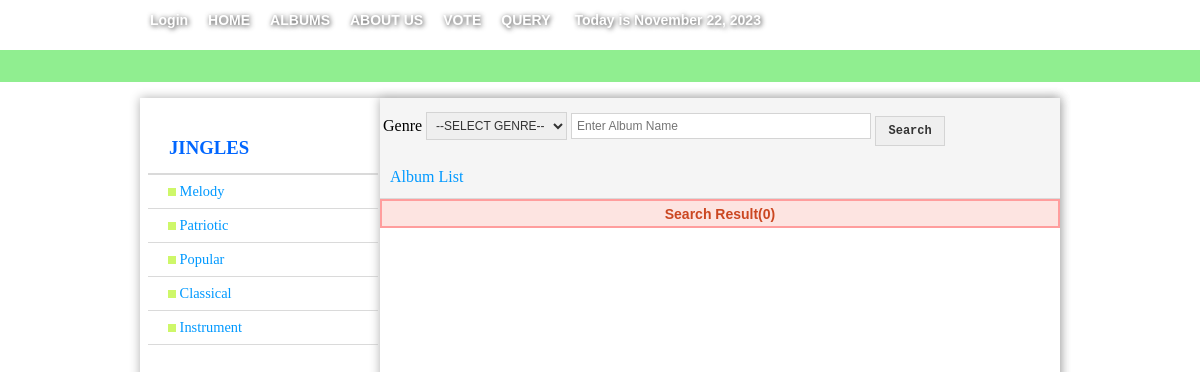
Page /Frontend/Search.php on the committed database.
### tables this page shows
CREATE TABLE `tblgenre` (
  `id` int(10) NOT NULL,
  `genname` varchar(50) DEFAULT NULL,
  `gendesc` varchar(250) DEFAULT NULL,
  `genimage` varchar(30) DEFAULT NULL
);

### Frontend/Search.php (the view, shortened to what this page needs)
<!DOCTYPE html PUBLIC "-//W3C//DTD XHTML 1.0 Transitional//EN" "http://www.w3.org/TR/xhtml1/DTD/xhtml1-transitional.dtd">
<html xmlns="http://www.w3.org/1999/xhtml">
<head>
<link rel="stylesheet" type="text/css" href="CSS/index.css" />
</head>
<body>
<div class="header_menu">
	<div class="menu">
		<ul>
			<li><a href="../loginpage.php">Login</a></li>
        	<li><a href="../index.php">HOME</a></li>
            <li><a href="Albums.php">ALBUMS</a></li>
            <li><a href="AboutUs.php">ABOUT US</a></li>
			<li><a href="Songs.php">VOTE</a></li>
			<li><a href="../dialog_box.php">QUERY</a></li>
            <li><a><?php
				$today = date("F j, Y");
				echo '&nbsp;Today is '.$today;
				?></a></li>
        </ul>
    </div>
</div>
<div class="header_under"></div>
<div class="container_wrapper">
    <div class="sidebar_menu">
    	<h3 class="header_1">JINGLES</h3>
            <ul>
                <?php
                require_once('../Administrator/PHP/connect.php');
                $getGen= mysqli_query($connect,"SELECT id,genname FROM tblgenre");
                while($rowGen = mysqli_fetch_array($getGen)){
                ?>
                <li>
                <a href="AlbumByGenre.php?id=<?php echo $rowGen['id']?>"><img src="../Templates/list-style.png" height="8"  width="8"/>&nbsp;<?php echo $rowGen['genname']?></a>
                </li>
                <?php } ?>
            </ul>
    </div>
    <div class="col2">
    	<div class="search_box">
        	<form name="search" id="search" method="post" onsubmit="return validate()">
            	<table>
                	<tr>
                    	<td>Genre</td>
                    	<td>
                        	<select name="genre">
                            <option value="SELECT" selected="selected">--SELECT GENRE--</option>
                            </select>
                        </td>
                        <td>
                        	<input type="text" id="search" name="search" placeholder="Enter Album Name" size="39"/>
                        </td>
                        <td>
                        	<input type="submit" value="Search" id="sub"/>
                		</td>
                    </tr>
                </table>
            </form>
    	</div>
		<div id="header_title">Album List</div>
        <?php
		$genre = $_POST['genre'];
		$search = $_POST['search'];
		$searchquery = mysqli_query($connect,"SELECT * FROM tblalbum WHERE albumgen = '".$genre."'
							AND albumname LIKE '%$search%' ORDER BY id LIMIT 10");
       	?>
        <?php
		if(mysqli_num_rows($searchquery)==0){
			echo '<div class=error>';
				echo 'Search Result(0)';
			echo '</div>';
		}
		?>
    </div>
</div>
</body>
</html>

### Frontend/CSS/index.css (style rules this page uses)
html,body { padding:0px; margin:0px; background:url(https://cdn4.vectorstock.com/i/1000x1000/40/68/abstract-blue-musical-background-with-golden-notes-vector-3014068.jpg) }
.header_menu { height:50px; width:100%; background:url(https://cdn4.vectorstock.com/i/1000x1000/40/68/abstract-blue-musical-background-with-golden-notes-vector-3014068.jpg); -moz-box-shadow:0px 0px 8px #000; -webkit-box-shadow:0px 0px 8px #000; -box-shadow:0px 0px 8px #000; border:1px medium #000; }
.header_under { background:url(https://cdn4.vectorstock.com/i/1000x1000/40/68/abstract-blue-musical-background-with-golden-notes-vector-3014068.jpg) repeat-x; width:100%; height:32px; text-align: center; background-color: lightgreen; }
.menu { width:920px; margin-left:auto; margin-right:auto; }
.menu ul { padding:0px; margin:0px; }
.menu ul li { position:relative; float:left; list-style:none; line-height:40px; }
.menu ul li a { text-decoration:none; padding:10px; line-height:20px; font-family:Arial, Helvetica, sans-serif; font-size:14px; font-weight:900; text-shadow:1px 1px 5px #333; color:#FFF; }
.sidebar_menu { width:230px; height:1000px; float:left; margin-left:8px; }
.sidebar_menu .header_1 { font-weight:bold; color:#06F; height:36px; margin-bottom:0px; padding:20px 0px 0px 21px; border-bottom:2px solid #dadada; }
.sidebar_menu ul { padding:0px; margin:0px; list-style-type:none; margin-bottom:10px; }
.sidebar_menu ul li { padding-bottom:0px; }
.sidebar_menu ul li a { font:"Trebuchet MS", Arial, Helvetica, sans-serif; font-size:90%; color:#09F; display:block; border-bottom:1px solid #dadada; padding-left:20px; text-decoration:none; padding-top:8px; padding-bottom:8px; }
.container_wrapper { width:920px; height:1000px; padding:0px; position:relative; margin-top:16px; margin-left:auto; margin-right:auto; background:#FFF; -moz-box-shadow:0px 0px 10px #B0B0B0; -webkit-box-shadow:0px 0px 10px #B0B0B0; -khtml-box-shadow:0px 0px 10px #B0B0B0; }
.col2 { height:100%; width:680px; float:right; position:relative; padding:0px; margin:0px; -moz-box-shadow:0px 0px 10px #B0B0B0; -webkit-box-shadow:0px 0px 10px #B0B0B0; -khtml-box-shadow:0px 0px 10px #B0B0B0; border:1px medium #B0B0B0; background:#FFF; }
.search_box { width:100%; height:55px; background:#F5F5F5;position:absolute; padding-top:5px; }
input,select { padding:5px 5px; border:1px solid #D4D4D4; font-family:"Trebuchet MS", Arial, Helvetica, sans-serif; font-size:12px; color:#333; display:inline-block; }
#header_title { height:30px; padding-top:10px; margin-top:60px; background:#F5F5F5; padding-left:10px; position:relative; border-bottom:1px solid #dadada; font-family:Bernard MT Condensed; color:#09F; }
#sub { cursor:pointer; width:250px; font-family:"Courier New", Courier, monospace; font-weight:600; height:30px; margin-top:10px; }
.error { padding:5px; height:15px; margin-bottom:5px; border:solid 2px #FF9D9D; background:#FDE4E1; color:#CB4721; font-family:Arial, Helvetica, sans-serif; font-size:14px; font-weight:bold; text-align:center; }

### Frontend/Search.php (style rules this page uses)
#sub { cursor:pointer; width:70px; font-family:"Courier New", Courier, monospace; font-weight:600; height:30px; }

### rows in the picture
tblgenre: genname "Melody"
tblgenre: genname "Patriotic"
tblgenre: genname "Popular"
tblgenre: genname "Classical"
tblgenre: genname "Instrument"
